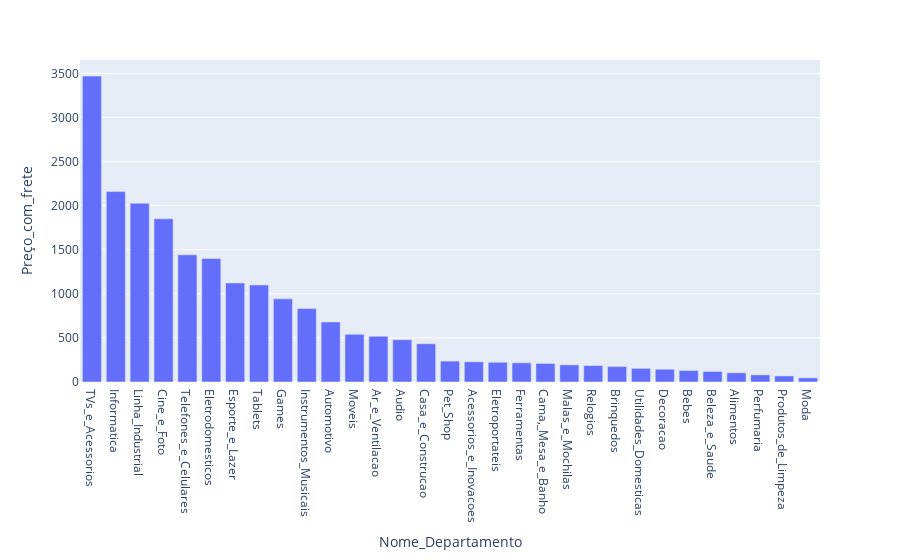

Notebook source saved alongside this figure:
### Code cell
# Gráfico de barras plotly - Média de preço com frete por departamento
px.bar(agg_dept_preco, x="Nome_Departamento", y="Preço_com_frete")

### Figure 1 — Plotly figure (JSON) as saved in the notebook; plotly's stock layout.template omitted (floating-point values rounded to 4 significant figures)
{"data": [{"alignmentgroup": "True", "hovertemplate": "Nome_Departamento=%{x}<br>Preço_com_frete=%{y}<extra></extra>", "legendgroup": "", "marker": {"color": "#636efa", "pattern": {"shape": ""}}, "name": "", "offsetgroup": "", "orientation": "v", "showlegend": false, "textposition": "auto", "type": "bar", "x": ["TVs_e_Acessorios", "Informatica", "Linha_Industrial", "Cine_e_Foto", "Telefones_e_Celulares", "Eletrodomesticos", "Esporte_e_Lazer", "Tablets", "Games", "Instrumentos_Musicais", "Automotivo", "Moveis", "Ar_e_Ventilacao", "Audio", "Casa_e_Construcao", "Pet_Shop", "Acessorios_e_Inovacoes", "Eletroportateis", "Ferramentas", "Cama,_Mesa_e_Banho", "Malas_e_Mochilas", "Relogios", "Brinquedos", "Utilidades_Domesticas", "Decoracao", "Bebes", "Beleza_e_Saude", "Alimentos", "Perfumaria", "Produtos_de_Limpeza", "Moda"], "xaxis": "x", "y": [3469.0, 2160.0, 2027.0, 1851.0, 1442.0, 1401.0, 1123.0, 1100.0, 942.9, 834.6, 681.6, 541.0, 518.8, 480.4, 433.5, 237.3, 229.1, 223.8, 217.6, 210.7, 194.3, 186.9, 176.4, 155.0, 144.5, 130.9, 119.6, 104.2, 80.91, 68.79, 47.01], "yaxis": "y"}], "layout": {"barmode": "relative", "legend": {"tracegroupgap": 0}, "margin": {"t": 60}, "xaxis": {"anchor": "y", "domain": [0, 1], "title": {"text": "Nome_Departamento"}}, "yaxis": {"anchor": "x", "domain": [0, 1], "title": {"text": "Preço_com_frete"}}}}
